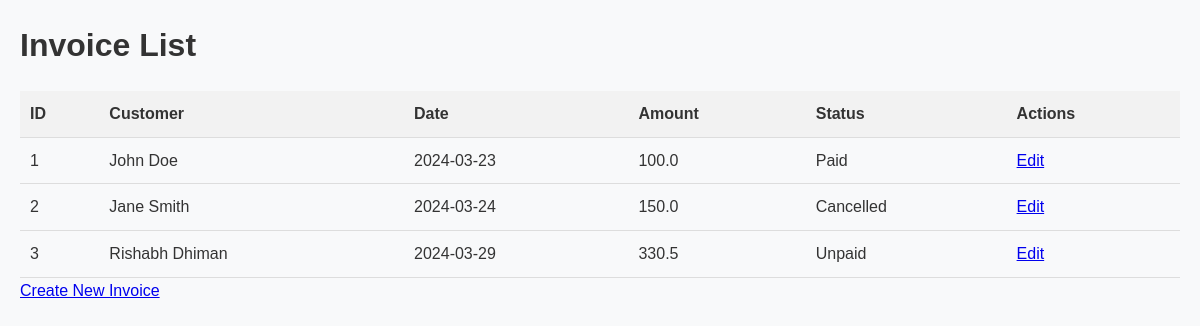
The page /admin/invoice_list on the database as committed earlier.
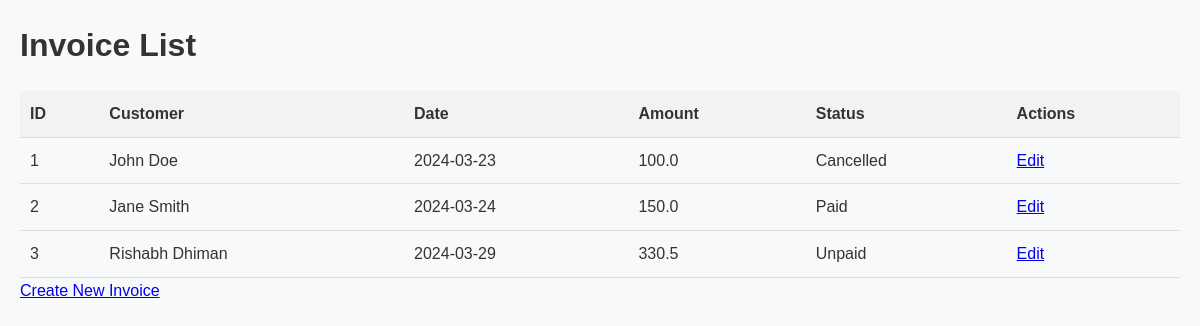
The same page on the database as committed later.
### tables this page shows
CREATE TABLE invoices
                    (id INTEGER PRIMARY KEY AUTOINCREMENT,
                    name TEXT,
                    date TEXT,
                    amount REAL,
                    status TEXT);

### app.py (the view)
@app.route("/admin/invoice_list")
def invoice_list():
    data = database.getInvoices()
    invoices = []
    for d in data:
        entry = {
            "id": d[0],
            "name": d[1],
            "date": d[2],
            "amount": d[3],
            "status": d[4],
        }
        invoices.append(entry)
    return render_template("invoice_list.html", invoices=invoices)

### database.py (called while the page is built)
def getInvoices():
    conn = sqlite3.connect("database.db")
    cursor = conn.cursor()
    cursor.execute("SELECT * from invoices")
    data = cursor.fetchall()
    data = [list(d) for d in data]
    conn.commit()
    conn.close()
    return data

### templates/invoice_list.html (shortened to what this page needs)
<!DOCTYPE html>
<html lang="en">
<head>
    <link rel="stylesheet" href="{{ url_for('static', filename='style.css') }}">
</head>
<body>
    <div class="container">
        <h1>Invoice List</h1>
        <table>
            <thead>
                <tr>
                    <th>ID</th>
                    <th>Customer</th>
                    <th>Date</th>
                    <th>Amount</th>
                    <th>Status</th>
                    <th>Actions</th>
                </tr>
            </thead>
            <tbody>
                {% for invoice in invoices %}
                <tr>
                    <td>{{ invoice.id }}</td>
                    <td>{{ invoice.name }}</td>
                    <td>{{ invoice.date }}</td>
                    <td>{{ invoice.amount }}</td>
                    <td>{{ invoice.status }}</td>
                    <td>
                        <a href="{{ url_for('edit_invoice', id=invoice.id) }}">Edit</a>
                    </td>
                </tr>
                {% endfor %}
            </tbody>
        </table>
        <a href="{{ url_for('create_invoice') }}">Create New Invoice</a>
    </div>
</body>
</html>

### static/style.css (style rules this page uses)
body, h1, h2, h3, p, ul, ol, li, form, button { margin: 0; padding: 0; }
body { font-family: Arial, sans-serif; background-color: #f8f9fa; color: #333; line-height: 1.6; }
.container { max-width: 1200px; margin: 0 auto; padding: 20px; }
table { width: 100%; border-collapse: collapse; margin-top: 20px; }
th, td { padding: 10px; text-align: left; border-bottom: 1px solid #ddd; }
th { background-color: #f2f2f2; }

Rows that differ between the two databases and show on the page:
changed invoices "John Doe": status "Paid" → "Cancelled"
changed invoices "Jane Smith": status "Cancelled" → "Paid"
